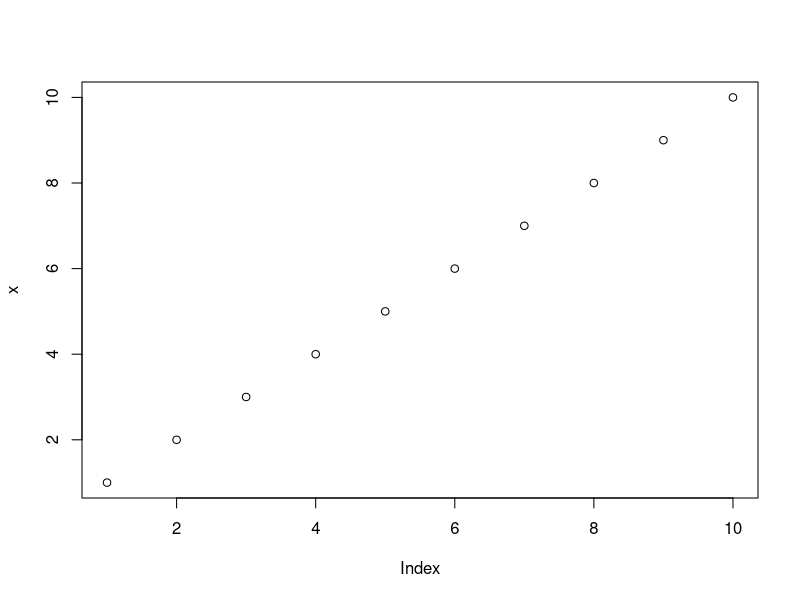

Here is the R script that generated this plot: (Note: this script raises an error after producing the figure.)
## ---- chunk 1
x <- 1:10
x
## ---- chunk 2
plot(x)
## ---- chunk 3
knitr::include_graphics('frog.jpg')
